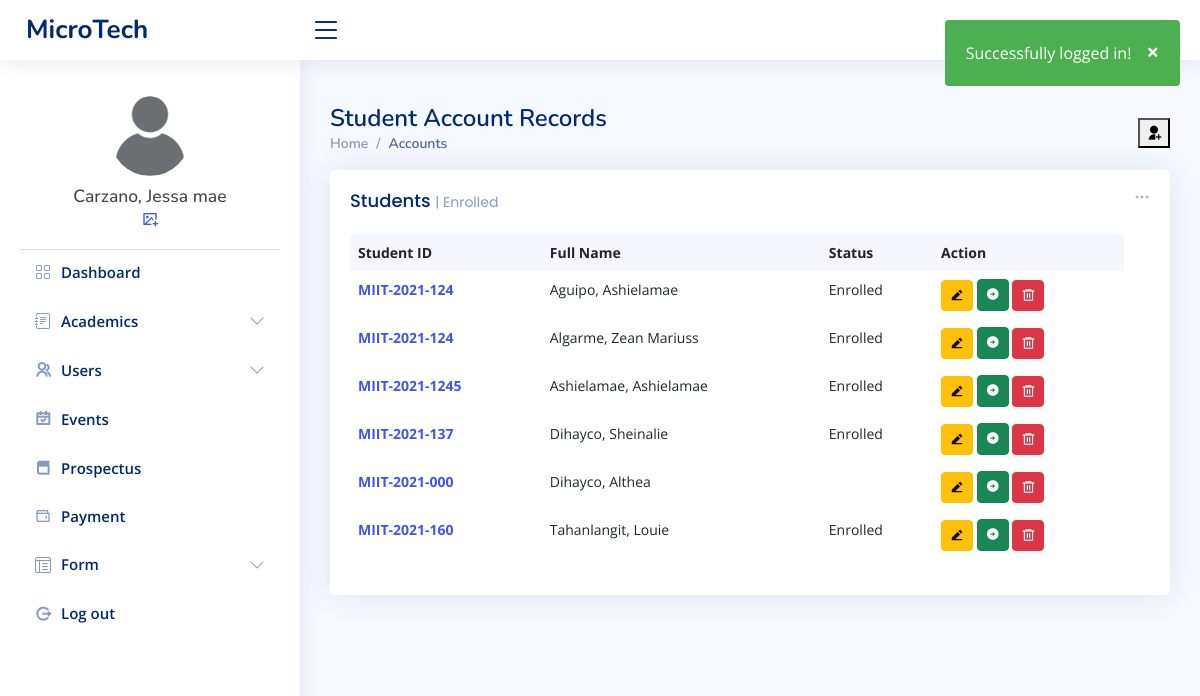
Page /admin/user-student.php (signed in) on the earlier database version.
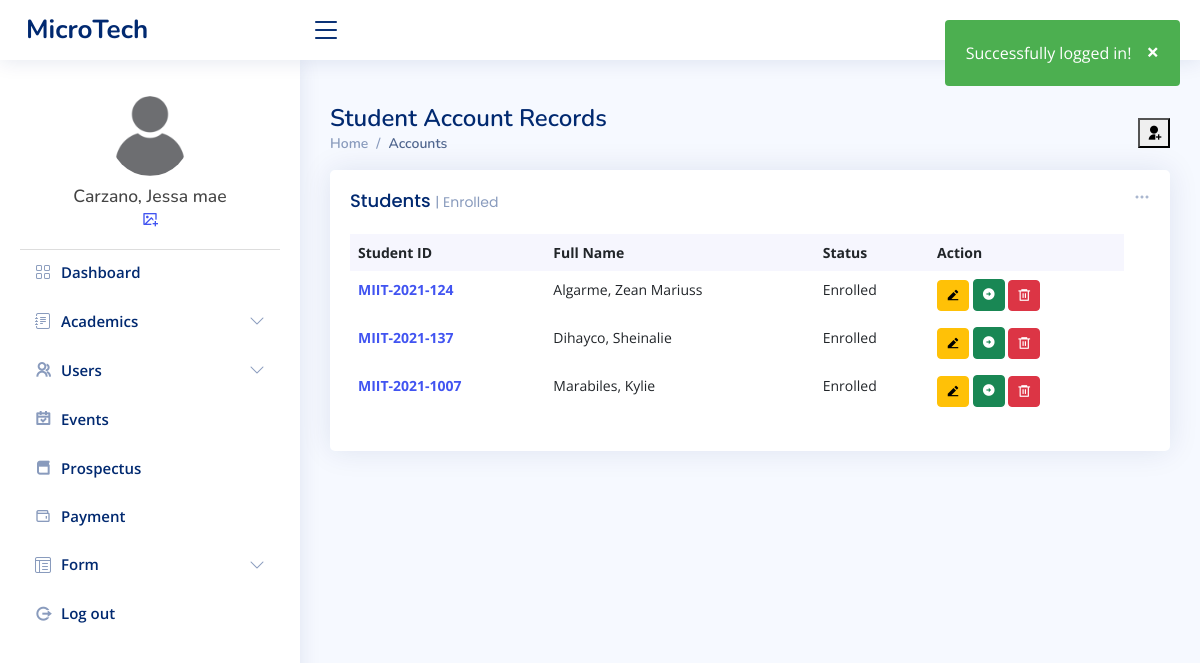
Same page on the later database version.
### tables this page shows
CREATE TABLE `tbl_students` (
  `user_id` int(11) NOT NULL,
  `user_name` varchar(50) NOT NULL,
  `lname` varchar(50) NOT NULL,
  `fname` varchar(50) NOT NULL,
  `middleInitial` varchar(30) NOT NULL,
  `Suffix` varchar(15) NOT NULL,
  `course` varchar(50) NOT NULL,
  `year` int(10) NOT NULL,
  `contact` varchar(20) NOT NULL,
  `gender` varchar(10) NOT NULL,
  `bdate` varchar(50) NOT NULL,
  `pob` text NOT NULL,
  `email` varchar(50) NOT NULL,
  `major` varchar(50) NOT NULL,
  `nationality` varchar(20) NOT NULL,
  `civilStatus` varchar(20) NOT NULL,
  `religion` varchar(20) NOT NULL,
  `modality` varchar(20) NOT NULL,
  `fb` varchar(30) NOT NULL,
  `curAddress` varchar(200) NOT NULL,
  `cityAdd` varchar(200) NOT NULL,
  `zipcode` varchar(30) NOT NULL,
  `fatherName` varchar(50) NOT NULL,
  `fwork` varchar(50) NOT NULL,
  `motherName` varchar(50) NOT NULL,
  `mwork` varchar(50) NOT NULL,
  `primarySchool` varchar(100) NOT NULL,
  `primaryAddress` text NOT NULL,
  `primaryCompleted` varchar(30) NOT NULL,
  `entermediateSchool` varchar(100) NOT NULL,
  `entermediateAddress` text NOT NULL,
  `entermediateCompleted` varchar(30) NOT NULL,
  `hsSchool` varchar(100) NOT NULL,
  `hsAddress` text NOT NULL,
  `hsCompleted` varchar(30) NOT NULL,
  `shSchool` varchar(100) NOT NULL,
  `shAddress` text NOT NULL,
  `shCompleted` varchar(30) NOT NULL,
  `collegeSchool` varchar(100) NOT NULL,
  `collegeAddress` text NOT NULL,
  `collegeCompleted` varchar(30) NOT NULL,
  `user_image` varchar(50) NOT NULL,
  `user_role` varchar(50) NOT NULL,
  `user_pass` varchar(100) NOT NULL,
  `semester` int(11) NOT NULL,
  `status` varchar(20) NOT NULL,
  `date` date DEFAULT NULL
);

### admin/user-student.php (the view, shortened to what this page needs)
<?php include_once "../templates/header.php" ?>;
<main id="main" class="main">
    <div class="pagetitle">
        <h1>Student Account Records</h1>
        <button type="button" class="ri-user-add-fill tablebutton" data-bs-toggle="modal" data-bs-target="#insertStudent">
        </button>
        <nav>
            <ol class="breadcrumb">
                <li class="breadcrumb-item"><a href="index.php">Home</a></li>
                <li class="breadcrumb-item active">Accounts</li>
            </ol>
        </nav>
    </div>
    <section class="section dashboard">
        <div class="col-12">
            <div class="card recent-sales overflow-auto">
                <div class="filter">
                    <a class="icon" href="#" data-bs-toggle="dropdown"><i class="bi bi-three-dots"></i></a>
                </div>
                <div class="card-body">
                    <h5 class="card-title">Students <span>| Enrolled</span></h5>
                    <table class="table table-borderless datatable">
                        <thead>
                            <tr>
                                <th scope="col">Student ID</th>
                                <th scope="col">Full Name</th>
                                <th scope="col">Status</th>
                                <th scope="col">Action</th>
                            </tr>
                        </thead>
                        <tbody>
                            <?php
                            $database = new Connection();
                            $db = $database->open();
                            try {
                                $sql = 'SELECT * FROM tbl_students ORDER BY lname ASC';
                                foreach ($db->query($sql) as $row) {
                            ?>
                                    <tr>
                                        <th scope="row" style="font-size:bold;"><a href=""><?php echo $row["user_name"] ?></a></th>
                                        <td><?php echo $row["lname"] ?>, <?php echo $row["fname"] ?></td>
                                        <td><?php echo $row["status"] ?></td>
                                        <td>
                                            <button type="button" class="btn btn-sm btn-warning ri-edit-2-fill" data-bs-toggle="modal" data-bs-target="#editStudent<?php echo htmlspecialchars($row['user_id']); ?>"></button>
                                            <form action="student_profile.php" method="post" style="display:inline;">
                                                <button type="submit" class="btn btn-sm btn-success" name="submit">
                                                    <i class="ri-arrow-right-circle-fill"></i>
                                                </button>
                                            </form>
                                            <form method="POST" action="../admin/upload/delete-student.php" style="display:inline;">
                                                <button type="submit" class="btn btn-sm btn-danger ri-delete-bin-6-line"></button>
                                            </form>
                                        <td>
                                    </tr>
                            <?php
                                }
                            } catch (PDOException $e) {
                                echo "There is some problem in connection: " . $e->getMessage();
                            }
                            ?>
                        </tbody>
                    </table>
                </div>
            </div>
        </div>
    </section>
</main>
<?php include_once "../templates/footer.php" ?>;

Differences in the rows shown:
removed tbl_students: user_name "MIIT-2021-124", lname "Aguipo", fname "Ashielamae", status "Enrolled"
removed tbl_students: user_name "MIIT-2021-1245", lname "Ashielamae", fname "Ashielamae", status "Enrolled"
removed tbl_students: user_name "MIIT-2021-000", lname "Dihayco", fname "Althea"
removed tbl_students: user_name "MIIT-2021-160", lname "Tahanlangit", fname "Louie", status "Enrolled"
added tbl_students: user_name "MIIT-2021-1007", lname "Marabiles", fname "Kylie", status "Enrolled"
